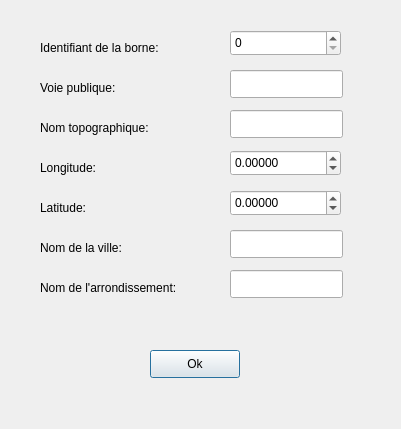
<?xml version="1.0" encoding="UTF-8"?>
<ui version="4.0">
 <class>AjoutFontaine</class>
 <widget class="QDialog" name="AjoutFontaine">
  <property name="geometry">
   <rect>
    <x>0</x>
    <y>0</y>
    <width>401</width>
    <height>429</height>
   </rect>
  </property>
  <property name="windowTitle">
   <string>AjoutFontaine</string>
  </property>
  <widget class="QLabel" name="label">
   <property name="geometry">
    <rect>
     <x>40</x>
     <y>40</y>
     <width>141</width>
     <height>16</height>
    </rect>
   </property>
   <property name="text">
    <string>Identifiant de la borne:</string>
   </property>
  </widget>
  <widget class="QLabel" name="label_2">
   <property name="geometry">
    <rect>
     <x>40</x>
     <y>80</y>
     <width>121</width>
     <height>16</height>
    </rect>
   </property>
   <property name="text">
    <string>Voie publique:</string>
   </property>
  </widget>
  <widget class="QLabel" name="label_3">
   <property name="geometry">
    <rect>
     <x>40</x>
     <y>120</y>
     <width>131</width>
     <height>16</height>
    </rect>
   </property>
   <property name="text">
    <string>Nom topographique:</string>
   </property>
  </widget>
  <widget class="QLabel" name="label_4">
   <property name="geometry">
    <rect>
     <x>40</x>
     <y>160</y>
     <width>91</width>
     <height>16</height>
    </rect>
   </property>
   <property name="text">
    <string>Longitude:</string>
   </property>
  </widget>
  <widget class="QLabel" name="label_5">
   <property name="geometry">
    <rect>
     <x>40</x>
     <y>200</y>
     <width>58</width>
     <height>16</height>
    </rect>
   </property>
   <property name="text">
    <string>Latitude:</string>
   </property>
  </widget>
  <widget class="QLabel" name="label_6">
   <property name="geometry">
    <rect>
     <x>40</x>
     <y>240</y>
     <width>121</width>
     <height>16</height>
    </rect>
   </property>
   <property name="text">
    <string>Nom de la ville:</string>
   </property>
  </widget>
  <widget class="QLabel" name="label_7">
   <property name="geometry">
    <rect>
     <x>40</x>
     <y>280</y>
     <width>171</width>
     <height>16</height>
    </rect>
   </property>
   <property name="text">
    <string>Nom de l'arrondissement:</string>
   </property>
  </widget>
  <widget class="QSpinBox" name="identifiant">
   <property name="geometry">
    <rect>
     <x>230</x>
     <y>30</y>
     <width>111</width>
     <height>26</height>
    </rect>
   </property>
   <property name="maximum">
    <number>99999</number>
   </property>
  </widget>
  <widget class="QPushButton" name="ok">
   <property name="geometry">
    <rect>
     <x>150</x>
     <y>350</y>
     <width>90</width>
     <height>28</height>
    </rect>
   </property>
   <property name="text">
    <string>Ok</string>
   </property>
  </widget>
  <widget class="QLineEdit" name="voiePublique">
   <property name="geometry">
    <rect>
     <x>230</x>
     <y>70</y>
     <width>113</width>
     <height>28</height>
    </rect>
   </property>
  </widget>
  <widget class="QLineEdit" name="nomTopographique">
   <property name="geometry">
    <rect>
     <x>230</x>
     <y>110</y>
     <width>113</width>
     <height>28</height>
    </rect>
   </property>
  </widget>
  <widget class="QDoubleSpinBox" name="longitude">
   <property name="geometry">
    <rect>
     <x>230</x>
     <y>150</y>
     <width>111</width>
     <height>26</height>
    </rect>
   </property>
   <property name="decimals">
    <number>5</number>
   </property>
   <property name="minimum">
    <double>-1000.999990000000025</double>
   </property>
   <property name="maximum">
    <double>1001.999990000000025</double>
   </property>
  </widget>
  <widget class="QDoubleSpinBox" name="latitude">
   <property name="geometry">
    <rect>
     <x>230</x>
     <y>190</y>
     <width>111</width>
     <height>26</height>
    </rect>
   </property>
   <property name="decimals">
    <number>5</number>
   </property>
   <property name="minimum">
    <double>-1001.999990000000025</double>
   </property>
   <property name="maximum">
    <double>1001.999990000000025</double>
   </property>
  </widget>
  <widget class="QLineEdit" name="ville">
   <property name="geometry">
    <rect>
     <x>230</x>
     <y>230</y>
     <width>113</width>
     <height>28</height>
    </rect>
   </property>
  </widget>
  <widget class="QLineEdit" name="arrondissement">
   <property name="geometry">
    <rect>
     <x>230</x>
     <y>270</y>
     <width>113</width>
     <height>28</height>
    </rect>
   </property>
  </widget>
 </widget>
 <resources/>
 <connections>
  <connection>
   <sender>ok</sender>
   <signal>clicked()</signal>
   <receiver>AjoutFontaine</receiver>
   <slot>valider()</slot>
   <hints>
    <hint type="sourcelabel">
     <x>194</x>
     <y>363</y>
    </hint>
    <hint type="destinationlabel">
     <x>200</x>
     <y>214</y>
    </hint>
   </hints>
  </connection>
 </connections>
 <slots>
  <slot>valider()</slot>
 </slots>
</ui>
